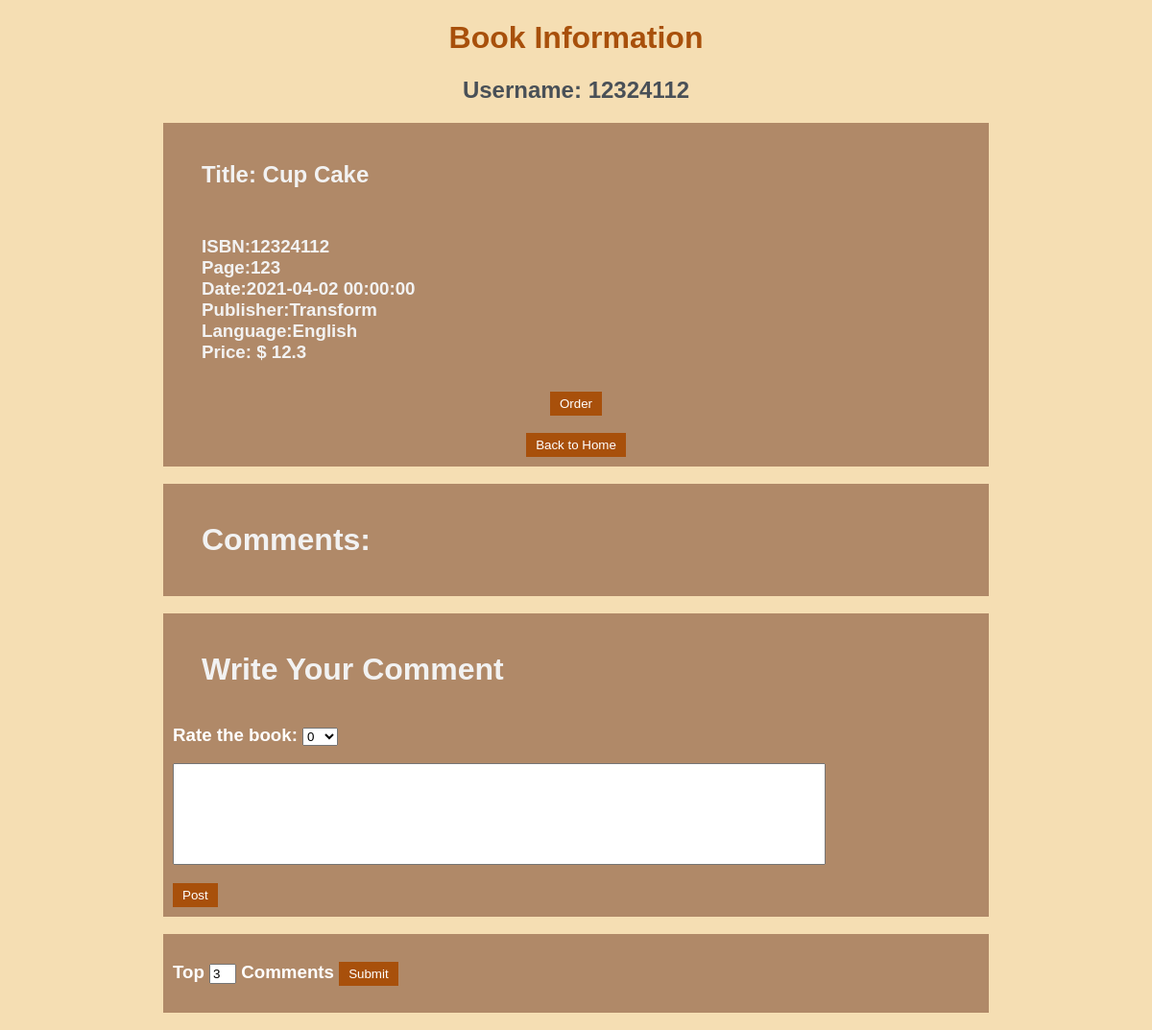
The page /oneBook/12324112/12324112 on the database its author committed.
### app.py (models this page shows)
class Book(db.Model):
    ISBN = db.Column(db.Integer,nullable=False,primary_key=True)
    title = db.Column(db.String(30),nullable=False)
    page = db.Column(db.Integer)
    date = db.Column(db.DateTime,nullable=False, default=datetime.utcnow)
    publisher = db.Column(db.String(30), nullable=False)
    language = db.Column(db.String(30),nullable=False,default="English")
    stock = db.Column(db.Integer,nullable=False)
    price = db.Column(db.Float,nullable=False)

### app.py (the view)
@app.route('/oneBook/<isbn>/<id>',methods=['POST','GET'])
def oneBook(isbn,id):
    topn=len(Comment.query.all())
    if request.method=='POST':
        topn=int(request.form['topcom'])
    book=Book.query.get_or_404(isbn)
    comments=Comment.query.filter(Comment.ISBN==book.ISBN).order_by(Comment.usefulscore.desc()).limit(topn)
    return render_template("singleBook.html",nbook=book,user=id,allcom=comments)

### templates/singleBook.html (shortened to what this page needs)
{% extends "base.html" %}
{% block body %}
<h1 id=top>Book Information</h1>
<h2 id=top>Username: {{user}}</h2>
<div class=bookinfo>
        <h2 id=eachb>Title: {{nbook.title}}</h2>
        <h3 id=eachb>
        ISBN:{{nbook.ISBN}}<br>
        Page:{{nbook.page}}<br>
        Date:{{nbook.date}}<br>
        Publisher:{{nbook.publisher}}<br>
        Language:{{nbook.language}}<br>
        Price: &#36 {{nbook.price}}
        </h3>
        <div class="toIndex"><form action='/order/{{nbook.ISBN}}/{{user}}'>
        <input class="viewbutton" type="submit" value="Order"></form>
        </div><br>
        <div class="toIndex"><form action='/main/{{user}}' >
            <input class="viewbutton" type="submit" value="Back to Home"></form></div>
</div>
<br>
<div class=bookinfo><h1 id=eachb>Comments:</h1></div><br>
<div class=bookinfo><h1 id=eachb>Write Your Comment</h1>
    <form action='/addcomment/{{user}}/{{nbook.ISBN}}' method="POST">
        <h3 style="color: white;">
        Rate the book:
        <select name="cscore" id="comment">
            <option value="0">0</option>
        </select>
    </h3>
        <h3><input class='comment' type="text" name="text"></h3>
        <input class="viewbutton" type="submit" value="Post">
    </form>
</div>
<br>
<div class=bookinfo>
    <form action='/oneBook/{{nbook.ISBN}}/{{user}}' method="POST">
        <h3 style="color: white;">Top <input class=topn type="numer" name="topcom" value=3> Comments
            <input class="viewbutton" type="submit" value="Submit"></h3>
    </form>
</div>
<br>
{% endblock %}

### static/css/main.css (style rules this page uses)
body { margin:0; font-family: sans-serif; background-color: wheat; }
h1 { font-family:'Gill Sans', 'Gill Sans MT', Calibri, 'Trebuchet MS', sans-serif ; color: #A8500B; }
h2 { color:#495057; }
h3 { color:#495057; }
.bookinfo { margin: auto; width: 70%; padding: 10px; background-color: #b08968; }
#eachb { margin: 10px; padding:20px; color: #f2f2f2; }
.toIndex { display: flex; justify-content: center; text-align: center; }
#top { text-align: center; }
.comment { width: 80%; height: 100px; }
.viewbutton { background-color: #A8500B; border: none; color: white; padding: 5px 10px; text-align: center; text-decoration: none; display: inline-block; }
.topn { width: 20px; }

### rows shown on the page
Book: title "Cup Cake", ISBN "12324112", page "123", date "2021-04-02 00:00:00", publisher "Transform", language "English", price "12.3"

### other values the page prints
{{ user }} "12324112"
